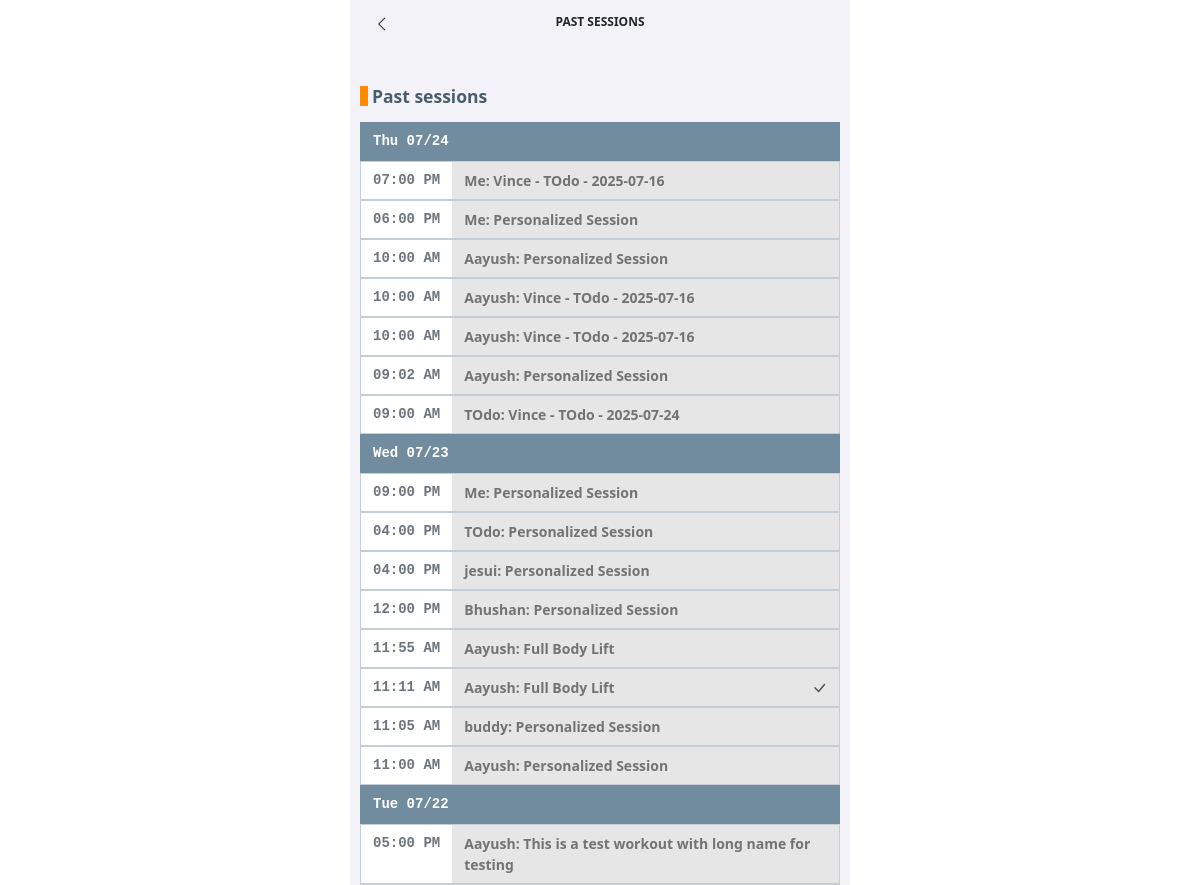
Page /fitnessApp/sessions/past (signed in, upper part) on the earlier database version.
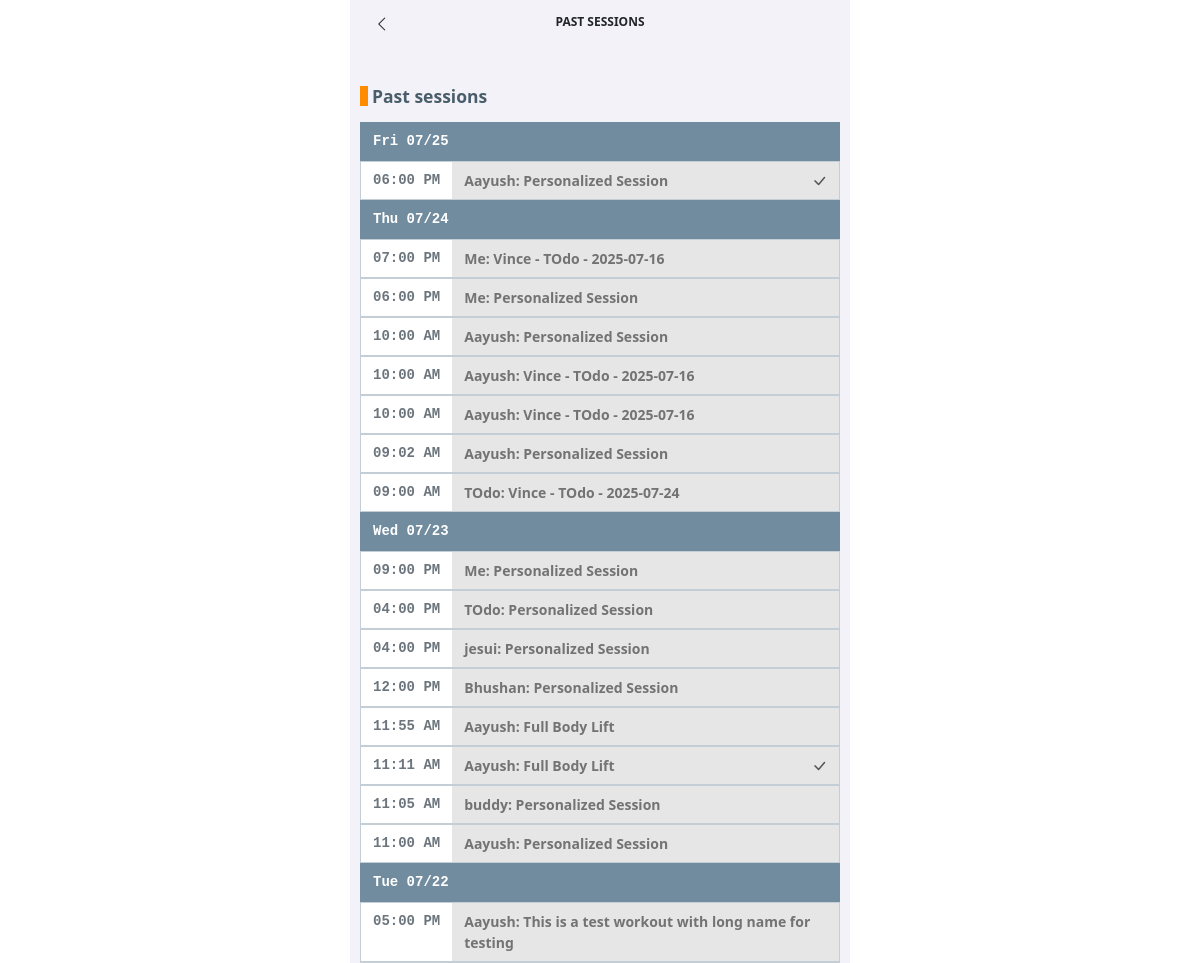
Same page on the later database version.
### fitnessApp/models/workoutSession_models.py (models this page shows)
class WorkoutSession(models.Model):
    workout = models.ForeignKey(Workout, on_delete=models.CASCADE)
    person = models.ForeignKey(FitnessAppPerson, on_delete=models.CASCADE, default="")
    scheduled_date = models.DateField(null=True, blank=True)
    scheduled_time = models.TimeField(null=True, blank=True)
    status = models.CharField(max_length=20, choices=WORKOUT_SESSION_STATUS_CHOICES, default="CREATED")
    current_step_sequence = models.IntegerField(default = 1)
    creator = models.ForeignKey(FitnessAppPerson, on_delete=models.SET_NULL, null=True, related_name='creator')

### fitnessApp/models/workout_models.py (models this page shows, shortened)
class Workout(models.Model):
    name = models.CharField(max_length=200)
    description = models.CharField(max_length=500, blank=True)
    duration = models.IntegerField(default = 60)
    difficulty_level = models.CharField(max_length=20, choices=DIFFICULTY_LEVEL_CHOICES, default="UNSPECIFIED")
    target = models.CharField(max_length=20, choices=TARGET_CHOICES, default="UNSPECIFIED")
    public_flag = models.BooleanField(default=False)
    personalized_flag = models.BooleanField(default=False)
    video_id = models.CharField(max_length=50, blank=True)
    creator = models.ForeignKey(FitnessAppPerson, on_delete=models.SET_NULL, null=True)

### fitnessApp/models/fitnessAppUser_models.py (models this page shows, shortened)
class FitnessAppPerson(models.Model):
    first_name = models.CharField(max_length=500, null=False, blank=False)
    last_name = models.CharField(max_length=500, blank=True)
    coach_flag = models.BooleanField(default=False)
    coach = models.ForeignKey('self', on_delete=models.SET_NULL, null=True)
    email = models.EmailField(max_length=100, null=True, blank=True)
    phone_number = models.CharField(max_length=20, null=True, blank=True)

### fitnessApp/views/workoutSession_views.py (the view)
# urls.py: path("sessions/past", PastSessionView.as_view(), name="past-sessions"),
class PastSessionView(LoginRequiredMixin, ListView):
    model = WorkoutSession
    template_name = "past_session.html"
    paginate_by = 50
    def get_queryset(self):
        queryset = super().get_queryset()
        if (self.request.user.person.coach_flag):
            queryset = queryset.filter(Q(creator=self.request.user.person) & (Q(scheduled_date__lt=date.today()) | Q(scheduled_date__isnull=True))).order_by((F('scheduled_date').desc(nulls_last=True)), (F('scheduled_time').desc(nulls_last=True)))
        else:
            queryset = queryset.filter(Q(person=self.request.user.person) & (Q(scheduled_date__lt=date.today()) | Q(scheduled_date__isnull=True))).order_by((F('scheduled_date').desc(nulls_last=True)), (F('scheduled_time').desc(nulls_last=True)))
        return queryset

### fitnessApp/templates/past_session.html
{% extends "base/base.html" %}
{% load static %}
{% block title %}Past Sessions{% endblock %}
{% block header-left-link %}{% url 'sessions' %}{% endblock %}
{% block header-left-icon %}<i class="bi bi-chevron-left"></i>{% endblock %}
{% block content %}
<div>
{% if user.is_authenticated %}
<div class="workout-section-heading-past fs-5"><small><b>Past sessions</b></small></div>
<div class="container-fluid overflow-scroll fitnessApp-scrollbar-width-none">
    {% regroup object_list by scheduled_date as grouped_pastSessions %}
    {% for group in grouped_pastSessions %}
        <div class="row fitnessapp-border-color-content">
            <div class="col pt-2 pb-2 font-monospace fitnessapp-bg-color-content">
                <span class="text-white fw-bolder"><small>{{ group.grouper|date:'D m/j'}}</small></span>
            </div>
        </div>
        {% for item in group.list %}
            {% include 'workoutsession_card.html' %}
        {% endfor %}
    {% empty %}
        <p><small>No past sessions. Add some <a href="{% url 'build-session' %}">personalized sessions</a> to do later.</small></p>
    {% endfor %}
</div>
</div>
{% endif %}
{% endblock %}

### fitnessApp/templates/workoutsession_card.html
<a class="fitnessapp-profile-item" href="{% url 'workoutsession-do' item.id %}">
    <div class="row fitnessapp-bg-color-content-lighter fitnessapp-border-color-content-light">
        <div class="col-auto pt-2 pb-2 bg-white font-monospace">
            <span class="text-secondary fw-bolder"><small>{{ item.scheduled_time|date:'h:i A'}}</small></span>
        </div>
        <div class="col pt-2 pb-2 fitnessapp-bg-color-content-lighter">
            <span class="text-black-50 fw-bolder"><small>{% if item.person.id == user.person.id %}Me{% else %}{{ item.person.first_name }}{% endif %}:&nbsp;{{ item.workout.name }}</small></span>
        </div>
        {% if item.status == "COMPLETED" %}
        <div class="col-1 fitnessapp-bg-color-content-lighter text-end d-flex align-items-center">
            <i class="bi bi-check-lg"></i>
        </div>
        {% endif %}
    </div>
</a>

Differences in the rows shown:
added WorkoutSession: grouper "Fri 07/25", scheduled_time "06:00 PM", person.first_name "Aayush", workout.name "Personalized Session", status "COMPLETED" (drawn)
